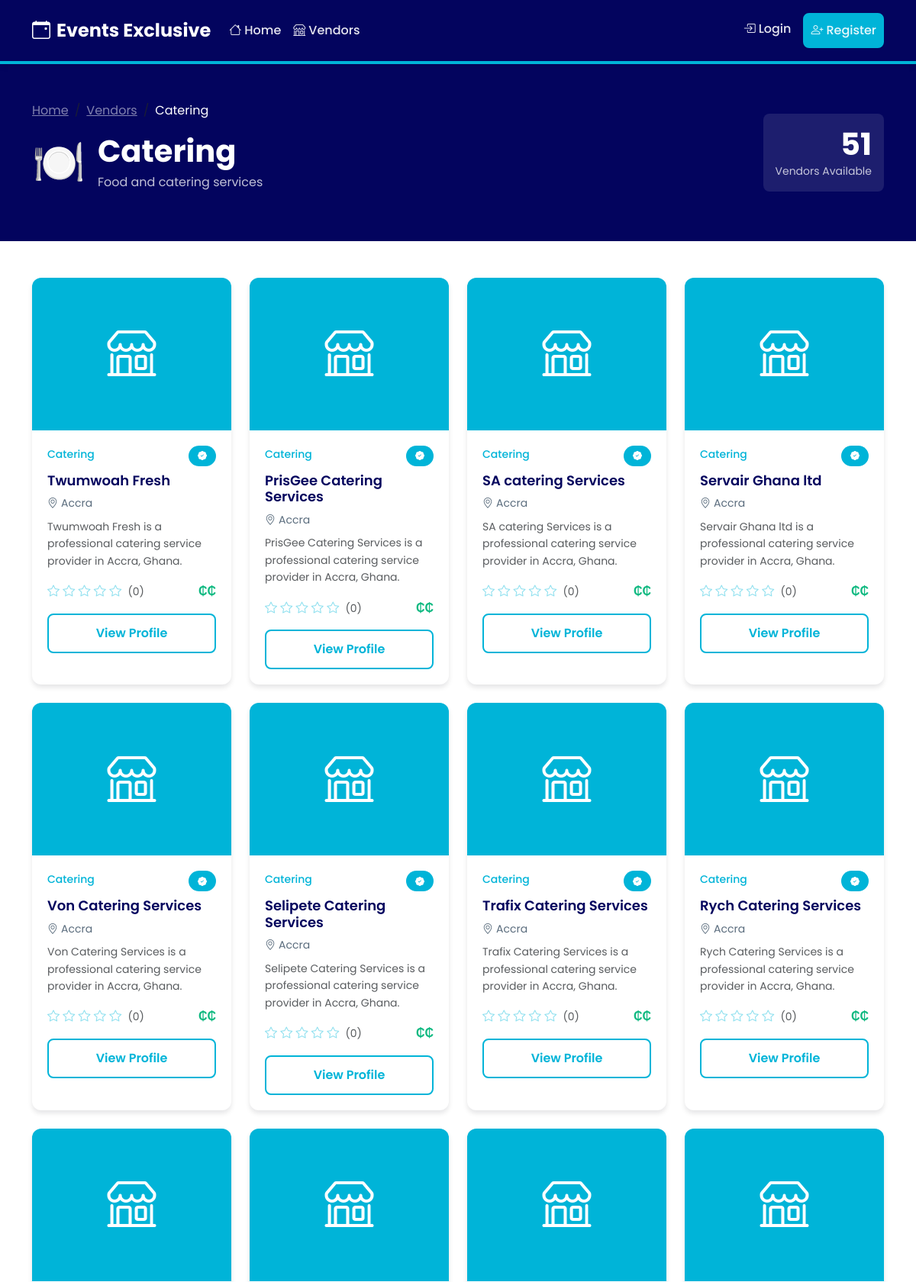
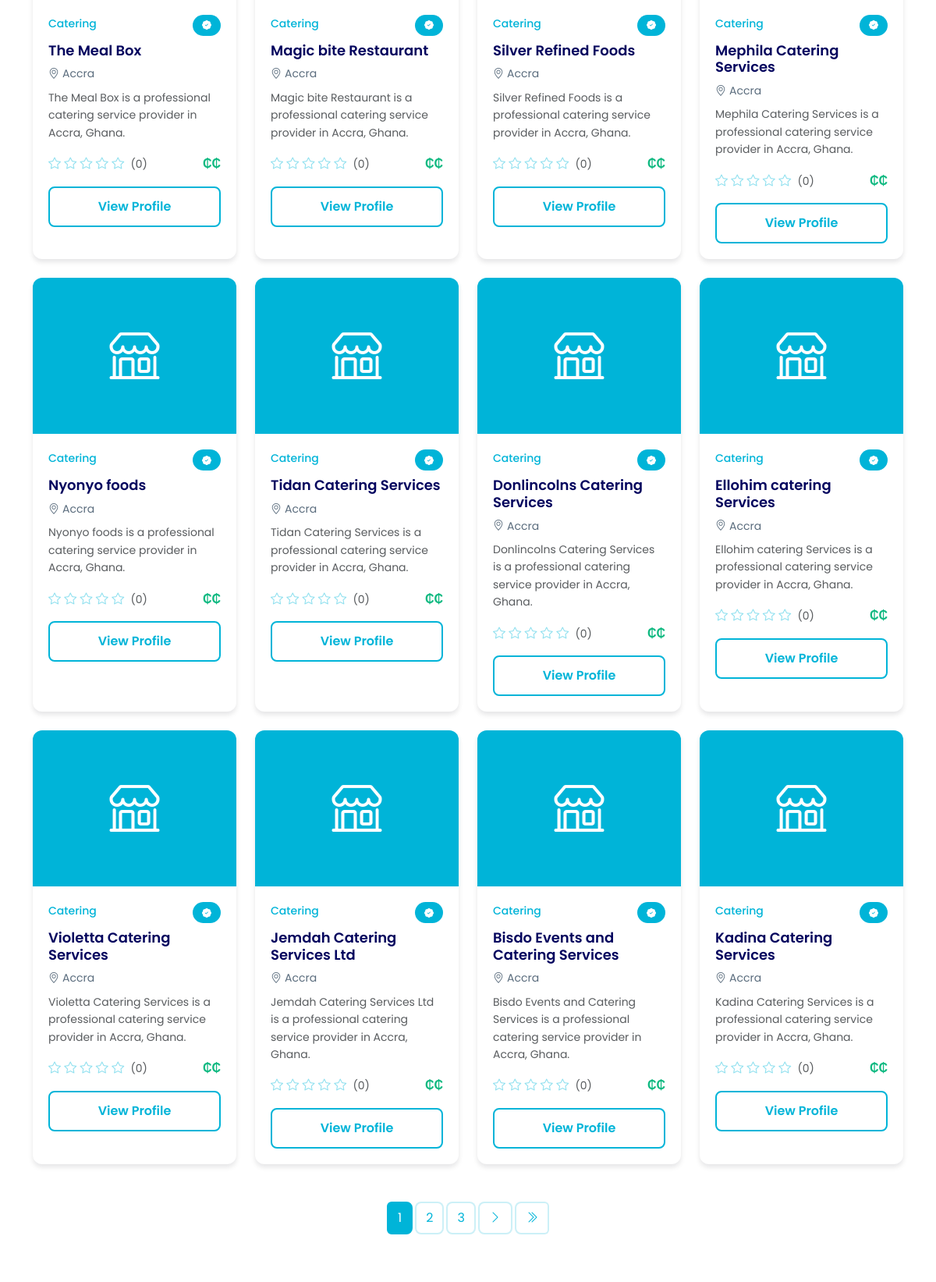
The page /vendors/category/catering/ (upper part) on the database its author committed (2 pictures, top to bottom).
### categories/models.py (models this page shows, shortened)
class Category(models.Model):
    id = models.UUIDField(primary_key=True, default=uuid.uuid4, editable=False)
    name = models.CharField(max_length=100, unique=True)
    slug = models.SlugField(max_length=100, unique=True)
    description = models.TextField(blank=True)
    icon = models.CharField(max_length=50, blank=True, help_text="Icon name or emoji (fallback)")
    image = models.ImageField(upload_to='categories/', blank=True, null=True, help_text="Category image")
    created_at = models.DateTimeField(auto_now_add=True)
    updated_at = models.DateTimeField(auto_now=True)
    class Meta:
        db_table = 'categories'
        verbose_name_plural = 'categories'
        ordering = ['name']

### vendors/models.py (models this page shows, shortened)
class Vendor(models.Model):
    STATUS_CHOICES = [
        ('pending', 'Pending'),
        ('active', 'Active'),
        ('suspended', 'Suspended'),
    ]
    PRICE_TIER_CHOICES = [
        ('low', 'Low (₵)'),
        ('medium', 'Medium (₵₵)'),
        ('high', 'High (₵₵₵)'),
    ]
    id = models.UUIDField(primary_key=True, default=uuid.uuid4, editable=False)
    user = models.ForeignKey('accounts.User', on_delete=models.CASCADE, related_name='vendors', null=True, blank=True)
    category = models.ForeignKey('categories.Category', on_delete=models.PROTECT, related_name='vendors')
    name = models.CharField(max_length=255)
    slug = models.SlugField(max_length=255, unique=True)
    subcategory = models.CharField(max_length=100, blank=True)
    description = models.TextField()
    address = models.CharField(max_length=500)
    city = models.CharField(max_length=100, default='Accra')
    neighborhood = models.CharField(max_length=100, blank=True)
    latitude = models.DecimalField(max_digits=9, decimal_places=6, null=True, blank=True)
    longitude = models.DecimalField(max_digits=9, decimal_places=6, null=True, blank=True)
    phone_number = models.CharField(max_length=20)
    email = models.EmailField()
    website = models.URLField(blank=True)
    social_links = models.JSONField(
        default=dict,
        blank=True,
        help_text="JSON object with instagram, facebook, twitter keys"
    )
    images = models.JSONField(default=list, blank=True, help_text="Array of image URLs")
    tags = models.JSONField(default=list, blank=True, help_text="Array of tags")
    price_tier = models.CharField(max_length=10, choices=PRICE_TIER_CHOICES, default='medium')
    estimated_price_range = models.CharField(max_length=100, blank=True, help_text="e.g. '₵500 - ₵2000'")
    rating = models.DecimalField(
        max_digits=3,
        decimal_places=2,
        default=0.00,
        validators=[MinValueValidator(0), MaxValueValidator(5)]
    )
    reviews_count = models.IntegerField(default=0)
    verified = models.BooleanField(default=False)
    status = models.CharField(max_length=10, choices=STATUS_CHOICES, default='pending')
    subscription_plan = models.ForeignKey(
        'billing.SubscriptionPlan',
        on_delete=models.SET_NULL,
        null=True,
        blank=True,
        related_name='vendors'
    )
    views_count = models.IntegerField(default=0)
    leads_count = models.IntegerField(default=0)
    created_at = models.DateTimeField(auto_now_add=True)
    updated_at = models.DateTimeField(auto_now=True)
    class Meta:
        db_table = 'vendors'
        ordering = ['-created_at']
        indexes = [
            models.Index(fields=['status', 'verified']),
            models.Index(fields=['category', 'city']),
            models.Index(fields=['slug']),
        ]
    @property
    def images_list(self):
        import json
        if not self.images:
            return []

### vendors/views.py (the view)
# urls.py: path('category/<slug:slug>/', views.category_view, name='category_vendors'),
def category_view(request, slug):
    category = get_object_or_404(Category, slug=slug)
    vendors = Vendor.objects.filter(
        category=category,
        status='active',
        verified=True
    ).order_by('-rating', '-created_at')
    paginator = Paginator(vendors, settings.VENDORS_PER_PAGE)
    page_number = request.GET.get('page')
    page_obj = paginator.get_page(page_number)
    return render(request, 'vendors/category_vendors.html', {
        'category': category,
        'page_obj': page_obj,
    })

### templates/vendors/category_vendors.html (shortened to what this page needs)
{% extends 'base.html' %}
{% load static %}
{% block content %}
<section class="bg-gradient-primary text-white py-5">
    <div class="container">
        <div class="row align-items-center">
            <div class="col-md-8">
                <nav aria-label="breadcrumb" class="mb-3">
                    <ol class="breadcrumb mb-0">
                        <li class="breadcrumb-item"><a href="{% url 'home' %}" class="text-white-50">Home</a></li>
                        <li class="breadcrumb-item"><a href="{% url 'vendor_list' %}" class="text-white-50">Vendors</a></li>
                        <li class="breadcrumb-item active text-white" aria-current="page">{{ category.name }}</li>
                    </ol>
                </nav>
                <div class="d-flex align-items-center mb-3">
                    {% if category.image %}
                        <img src="{{ category.image.url }}" alt="{{ category.name }}" class="category-header-icon me-3">
                    {% else %}
                        <span class="display-4 me-3">{{ category.icon|default:"🎉" }}</span>
                    {% endif %}
                    <div>
                        <h1 class="fw-bold mb-1">{{ category.name }}</h1>
                        <p class="mb-0 opacity-75">{{ category.description }}</p>
                    </div>
                </div>
            </div>
            <div class="col-md-4 text-md-end">
                <div class="bg-white bg-opacity-10 rounded-3 p-3 d-inline-block">
                    <div class="text-white">
                        <span class="display-6 fw-bold">{{ page_obj.paginator.count }}</span>
                        <span class="d-block small opacity-75">Vendor{{ page_obj.paginator.count|pluralize }} Available</span>
                    </div>
                </div>
            </div>
        </div>
    </div>
</section>
<section class="py-5">
    <div class="container">
        {% if page_obj %}
            <div class="row g-4">
                {% for vendor in page_obj %}
                    <div class="col-lg-3 col-md-4 col-sm-6">
                        <div class="vendor-card h-100">
                            {% if vendor.images_list %}
                                <img src="{{ vendor.images_list.0 }}" class="card-img-top" alt="{{ vendor.name }}">
                            {% else %}
                                <div class="card-img-top bg-gradient-secondary d-flex align-items-center justify-content-center" style="height: 200px;">
                                    <i class="bi bi-shop text-white" style="font-size: 4rem;"></i>
                                </div>
                            {% endif %}
                            <div class="card-body d-flex flex-column">
                                <div class="d-flex justify-content-between align-items-start mb-2">
                                    <span class="vendor-category">{{ vendor.category.name }}</span>
                                    {% if vendor.verified %}
                                        <span class="verified-badge">
                                            <i class="bi bi-patch-check-fill"></i>
                                        </span>
                                    {% endif %}
                                </div>
                                <h5 class="vendor-name">{{ vendor.name }}</h5>
                                <p class="vendor-location mb-2">
                                    <i class="bi bi-geo-alt me-1"></i>{{ vendor.city }}{% if vendor.neighborhood %}, {{ vendor.neighborhood }}{% endif %}
                                </p>
                                <p class="text-muted small flex-grow-1">
                                    {{ vendor.description|truncatewords:15 }}
                                </p>
                                <div class="d-flex justify-content-between align-items-center mb-3">
                                    <div class="rating">
                                        {% for i in "12345" %}
                                            {% if forloop.counter <= vendor.rating %}
                                                <i class="bi bi-star-fill"></i>
                                            {% else %}
                                                <i class="bi bi-star"></i>
                                            {% endif %}
                                        {% endfor %}
                                        <span class="text-muted ms-1 small">({{ vendor.reviews_count }})</span>
                                    </div>
                                    <span class="price-tier">
                                        {% if vendor.price_tier == 'low' %}₵{% elif vendor.price_tier == 'medium' %}₵₵{% else %}₵₵₵{% endif %}
                                    </span>
                                </div>
                                <a href="{% url 'vendor_detail' vendor.slug %}" class="btn btn-outline-custom w-100">
                                    View Profile
                                </a>
                            </div>
                        </div>
                    </div>
                {% endfor %}
            </div>
            {% if page_obj.has_other_pages %}
                <nav aria-label="Category pagination" class="mt-5">
                    <ul class="pagination justify-content-center">
                        {% for num in page_obj.paginator.page_range %}
                            {% if page_obj.number == num %}
                                <li class="page-item active">
                                    <span class="page-link">{{ num }}</span>
                                </li>
                            {% elif num > page_obj.number|add:'-3' and num < page_obj.number|add:'3' %}
                                <li class="page-item">
                                    <a class="page-link" href="?page={{ num }}">{{ num }}</a>
                                </li>
                            {% endif %}
                        {% endfor %}
                        {% if page_obj.has_next %}
                            <li class="page-item">
                                <a class="page-link" href="?page={{ page_obj.next_page_number }}">
                                    <i class="bi bi-chevron-right"></i>
                                </a>
                            </li>
                            <li class="page-item">
                                <a class="page-link" href="?page={{ page_obj.paginator.num_pages }}">
                                    <i class="bi bi-chevron-double-right"></i>
                                </a>
                            </li>
                        {% endif %}
                    </ul>
                </nav>
            {% endif %}
        {% endif %}
    </div>
</section>
{% endblock %}

### templates/base.html (style rules this page uses)
:root { --color-deep-navy: #03045E; --color-royal-blue: #0077B6; --color-ocean-blue: #00B4D8; --color-light-aqua: #90E0EF; --color-pale-cyan: #CAF0F8; --color-primary: #00B4D8; --color-primary-dark: #03045E; --color-primary-light: #90E0EF; --color-secondary: #0077B6; --color-background: #f8f9fa; --color-background-light: #ffffff; --color-text-dark: #03045E; --color-text-light: #ffffff; --color-text-muted: #5a6c7d; --color-success: #10b981; --color-warning: #90E0EF; --color-danger: #ef4444; --color-info: #0077B6; --shadow-sm: 0 1px 2px rgba(0, 8, 20, 0.05); --shadow-md: 0 4px 6px rgba(0, 8, 20, 0.1); --shadow-lg: 0 10px 15px rgba(0, 8, 20, 0.15); --shadow-xl: 0 20px 25px rgba(0, 8, 20, 0.2); --radius-sm: 0.375rem; --radius-md: 0.5rem; --radius-lg: 0.75rem; --radius-xl: 1rem; --radius-full: 9999px; }
* { margin: 0; padding: 0; box-sizing: border-box; }
body { font-family: 'Poppins', sans-serif; background-color: var(--color-background-light); color: var(--color-text-dark); line-height: 1.6; }
.btn-outline-custom { background-color: transparent; border: 2px solid var(--color-ocean-blue); color: var(--color-ocean-blue); padding: 0.75rem 1.5rem; font-weight: 600; border-radius: var(--radius-md); transition: all 0.3s ease; }
.vendor-card { background: var(--color-text-light); border-radius: var(--radius-lg); overflow: hidden; box-shadow: var(--shadow-md); transition: all 0.3s ease; }
.vendor-card .card-img-top { height: 200px; object-fit: cover; }
.vendor-card .card-body { padding: 1.25rem; }
.vendor-card .vendor-name { color: var(--color-deep-navy); font-weight: 600; font-size: 1.125rem; margin-bottom: 0.5rem; }
.vendor-card .vendor-category { color: var(--color-ocean-blue); font-size: 0.875rem; font-weight: 500; }
.vendor-card .vendor-location { color: var(--color-text-muted); font-size: 0.875rem; }
.vendor-card .rating { color: var(--color-warning); }
.vendor-card .price-tier { color: var(--color-success); font-weight: 600; }
.verified-badge { background: var(--color-ocean-blue); color: var(--color-text-light); padding: 0.25rem 0.75rem; border-radius: var(--radius-full); font-size: 0.75rem; font-weight: 600; display: inline-flex; align-items: center; gap: 0.25rem; }
.pagination .page-link { color: var(--color-ocean-blue); border: 2px solid rgba(0, 180, 216, 0.2); border-radius: var(--radius-md); margin: 0 0.25rem; transition: all 0.3s ease; }
.pagination .page-item.active .page-link { background: var(--color-ocean-blue); border-color: var(--color-ocean-blue); color: var(--color-text-light); }
.bg-gradient-primary { background: var(--color-deep-navy); }
.bg-gradient-secondary { background: var(--color-ocean-blue); }

### rows shown on the page
Category: name "Catering", icon "🍽️", description "Food and catering services"
Vendor: category.name "Catering", verified True (drawn), name "Twumwoah Fresh", city "Accra", description "Twumwoah Fresh is a professional catering service provider in Accra, Ghana.", rating 0 (drawn), reviews_count "0"
Vendor: category.name "Catering", verified True (drawn), name "PrisGee Catering Services", city "Accra", description "PrisGee Catering Services is a professional catering service provider in Accra, Ghana.", rating 0 (drawn), reviews_count "0"
Vendor: category.name "Catering", verified True (drawn), name "SA catering Services", city "Accra", description "SA catering Services is a professional catering service provider in Accra, Ghana.", rating 0 (drawn), reviews_count "0"
Vendor: category.name "Catering", verified True (drawn), name "Servair Ghana ltd", city "Accra", description "Servair Ghana ltd is a professional catering service provider in Accra, Ghana.", rating 0 (drawn), reviews_count "0"
Vendor: category.name "Catering", verified True (drawn), name "Von Catering Services", city "Accra", description "Von Catering Services is a professional catering service provider in Accra, Ghana.", rating 0 (drawn), reviews_count "0"
Vendor: category.name "Catering", verified True (drawn), name "Selipete Catering Services", city "Accra", description "Selipete Catering Services is a professional catering service provider in Accra, Ghana.", rating 0 (drawn), reviews_count "0"
Vendor: category.name "Catering", verified True (drawn), name "Trafix Catering Services", city "Accra", description "Trafix Catering Services is a professional catering service provider in Accra, Ghana.", rating 0 (drawn), reviews_count "0"
Vendor: category.name "Catering", verified True (drawn), name "Rych Catering Services", city "Accra", description "Rych Catering Services is a professional catering service provider in Accra, Ghana.", rating 0 (drawn), reviews_count "0"
Vendor: category.name "Catering", verified True (drawn), name "The Meal Box", city "Accra", description "The Meal Box is a professional catering service provider in Accra, Ghana.", rating 0 (drawn), reviews_count "0"
Vendor: category.name "Catering", verified True (drawn), name "Magic bite Restaurant", city "Accra", description "Magic bite Restaurant is a professional catering service provider in Accra, Ghana.", rating 0 (drawn), reviews_count "0"
Vendor: category.name "Catering", verified True (drawn), name "Silver Refined Foods", city "Accra", description "Silver Refined Foods is a professional catering service provider in Accra, Ghana.", rating 0 (drawn), reviews_count "0"
Vendor: category.name "Catering", verified True (drawn), name "Mephila Catering Services", city "Accra", description "Mephila Catering Services is a professional catering service provider in Accra, Ghana.", rating 0 (drawn), reviews_count "0"
Vendor: category.name "Catering", verified True (drawn), name "Nyonyo foods", city "Accra", description "Nyonyo foods is a professional catering service provider in Accra, Ghana.", rating 0 (drawn), reviews_count "0"
Vendor: category.name "Catering", verified True (drawn), name "Tidan Catering Services", city "Accra", description "Tidan Catering Services is a professional catering service provider in Accra, Ghana.", rating 0 (drawn), reviews_count "0"
Vendor: category.name "Catering", verified True (drawn), name "Donlincolns Catering Services", city "Accra", description "Donlincolns Catering Services is a professional catering service provider in Accra, Ghana.", rating 0 (drawn), reviews_count "0"
Vendor: category.name "Catering", verified True (drawn), name "Ellohim catering Services", city "Accra", description "Ellohim catering Services is a professional catering service provider in Accra, Ghana.", rating 0 (drawn), reviews_count "0"
Vendor: category.name "Catering", verified True (drawn), name "Violetta Catering Services", city "Accra", description "Violetta Catering Services is a professional catering service provider in Accra, Ghana.", rating 0 (drawn), reviews_count "0"
Vendor: category.name "Catering", verified True (drawn), name "Jemdah Catering Services Ltd", city "Accra", description "Jemdah Catering Services Ltd is a professional catering service provider in Accra, Ghana.", rating 0 (drawn), reviews_count "0"
Vendor: category.name "Catering", verified True (drawn), name "Bisdo Events and Catering Services", city "Accra", description "Bisdo Events and Catering Services is a professional catering service provider in Accra, Ghana.", rating 0 (drawn), reviews_count "0"
Vendor: category.name "Catering", verified True (drawn), name "Kadina Catering Services", city "Accra", description "Kadina Catering Services is a professional catering service provider in Accra, Ghana.", rating 0 (drawn), reviews_count "0"

### other values the page prints
{{ page_obj.paginator.count }} "51"
{{ num }} "1"
{{ num }} "2" "3"
